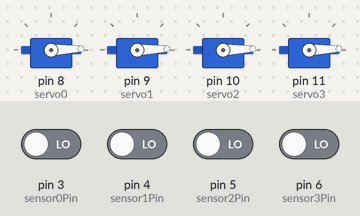
The sketch below on a simulated Arduino Uno, built with avr-gcc and run on an emulated ATmega328P. On the bench: 4 × servo. The inputs (shaded band) are chosen by the test bench; at power-on: pin 3 (sensor0Pin), pin 4 (sensor1Pin), pin 5 (sensor2Pin), pin 6 (sensor3Pin) LOW. What the sketch prints to the serial monitor is not drawn.

Above: at 1.2 s.
1.3 s: pin 3 (sensor0Pin) driven HIGH
At 1.9 s:
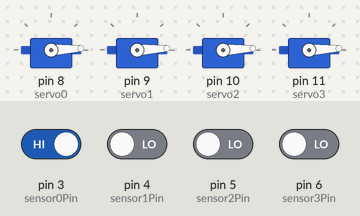
4.3 s: pin 4 (sensor1Pin) driven HIGH
At 7.2 s:
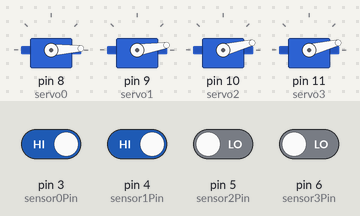
7.3 s: pin 5 (sensor2Pin) driven HIGH
At 8.0 s:
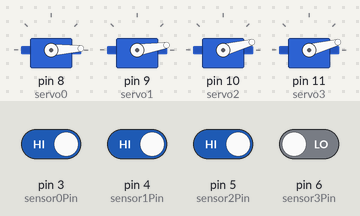
10.3 s: pin 6 (sensor3Pin) driven HIGH
At 11.6 s:
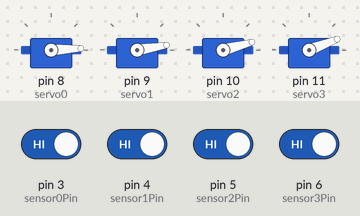
Timing chart, 0 to 13.2 s (numbered marks = the images above; inputs shaded):
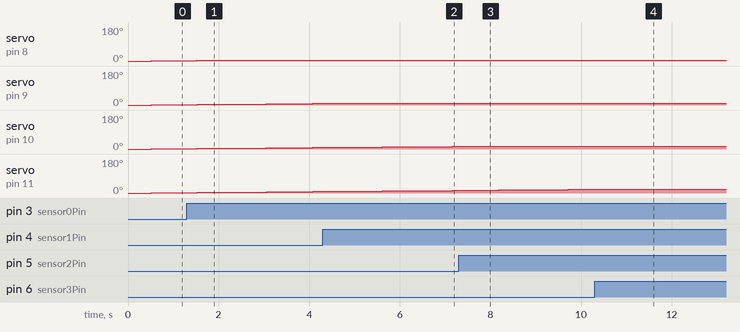

Measured:
- after the input at 1.3 s, servo on pin 8 (servo0): goes on until 1.5 s, then stays 3°
- after the input at 4.3 s, servo on pin 9 (servo1): goes on until 4.6 s, then stays 9°
- after the input at 7.3 s, servo on pin 10 (servo2): goes on until 7.7 s, then stays 15°
- after the input at 10.3 s, servo on pin 11 (servo3): goes on until 10.8 s, then stays 21°

The sketch:

themainprog.ino
```cpp
//additional edits by elizabeth
#include <Servo.h>

//------------------------Declared Variables-------------------
Servo servo0;
Servo servo1;
Servo servo2;
Servo servo3;

const int delayTime = 500;
int pos = 0;

int sensor0Pin = 3;
int sensor1Pin = 4;
int sensor2Pin = 5;
int sensor3Pin = 6;

int degree0 = 0;
int degree1 = 270;
int degree2 = 180;
int degree3 = 90;

int sensor0firefound;
int sensor1firefound;
int sensor2firefound;
int sensor3firefound;

int numDetection = 0;

int thetaFinal;
int x1final;
int y1final;
int phiFinal;
int x2final;
int y2final;
int xAnsFinal;
int yAnsFinal;


void rotatingLimit(){
   if (degree0 == 90){
    Serial.print("done");
    while (1 == 1){

    }
  }
}
//------------------------Sol's ACTUAL Code---------------------


void getCoord(int x1, int y1, int x2, int y2, float theta, float phi, float xAns, float yAns) {
  theta = theta * 3.14159 / 180;
  phi = phi * 3.14159 / 180;
  float slope1 = tan(theta);
  float slope2 = tan(phi);

  int C = (y1 - y2);
  int B = (slope2 * x2) - (slope1 * x1);
  xAns = (C + B) / (slope2 - slope1);
  yAns = slope1 * (xAns - x1) + y1;
}


//----------------------Sol's Variables & Parameters-------------

void mathInput(int degree, int xcoor, int ycoor){
  if (numDetection == 1){
    degree = thetaFinal;
    xcoor = x1final;
    ycoor = y1final;
  }
  if (numDetection == 2){
    degree = phiFinal;
    xcoor = x2final;
    ycoor = y2final;
  }
}

//------------------------Ami's STUB Function-------------------
void setservo0(int degree) {
  servo0.write(degree);
}

int setservo1(int degree) {
  int theDegrees = degree - 270;
  servo1.write(theDegrees);
}

int setservo2(int degree) {
  int theDegrees = degree -180;
  servo2.write(theDegrees);
}

int setservo3(int degree) {
  int theDegrees = degree - 90;
  servo3.write(theDegrees);
}

//--------------------------------------------------------------


void setup() {
  Serial.begin(9600);
  pinMode(sensor0Pin, INPUT);
  pinMode(sensor1Pin, INPUT);
  pinMode(sensor2Pin, INPUT);
  pinMode(sensor3Pin, INPUT);
  servo0.attach(8);
  servo1.attach(9);
  servo2.attach(10);
  servo3.attach(11);
}

//--------------------Elizabeth's STUB Function-------------------
int getsensordata0(int pin) {
  digitalRead(pin);
  if(digitalRead(pin) == HIGH){
    return(1);
  }
  else if(digitalRead(pin) == LOW){
    return(0);
  }
}

int getsensordata1(int pin) {
  digitalRead(pin);
  if(digitalRead(pin) == HIGH){
    return(1);
  }
  else if(digitalRead(pin) == LOW){
    return(0);
  }
}

int getsensordata2(int pin) {
  digitalRead(pin);
  if(digitalRead(pin) == HIGH){
    return(1);
  }
  else if(digitalRead(pin) == LOW){
    return(0);
  }
}

int getsensordata3(int pin) {
  digitalRead(pin);
  if(digitalRead(pin) == HIGH){
    return(1);
  }
  else if(digitalRead(pin) == LOW){
    return(0);
  }
}

//-----------------------------------------------------------------

void detectionLimit(){
    if (numDetection > 2){
    numDetection = 2;
  }
}

//------------------------Aida's Main Loop Function----------------
void loop() {

  rotatingLimit();

  setservo0(degree0);
  sensor0firefound = getsensordata0(sensor0Pin);
  Serial.print("servo 0  ");
  Serial.print(degree0  );
  Serial.print("  ");
  Serial.println(sensor0firefound  );
  if (sensor0firefound == 1){
    numDetection++;
    servo0.detach();
  }
  detectionLimit();
  mathInput(degree0, 0, 0);


  setservo1(degree1);
  sensor1firefound = getsensordata1(sensor1Pin);
  Serial.print("servo 1  ");
  Serial.print(degree1  );
  Serial.print("  ");
  Serial.println(sensor1firefound  );
  if (sensor1firefound == 1){
    numDetection++;
    servo1.detach();
  }
  detectionLimit();
  mathInput(degree1, 0, 20);


  setservo2(degree2);
  sensor2firefound = getsensordata2(sensor2Pin);
  Serial.print("servo 2  ");
  Serial.print(degree2  );
  Serial.print("  ");
  Serial.println(sensor2firefound  );
  if (sensor2firefound == 1){
    numDetection++;
    servo2.detach();
  }
  detectionLimit();
  mathInput(degree2, 40, 20);


  setservo3(degree3);
  sensor3firefound = getsensordata3(sensor3Pin);
  Serial.print("servo 3  ");
  Serial.print(degree3  );
  Serial.print("  ");
  Serial.println(sensor3firefound);
  if (sensor3firefound == 1){
    numDetection++;
    servo3.detach();
  }
  detectionLimit();
  mathInput(degree3, 40, 0);


  Serial.println("=====");

  degree0 = degree0 + 1;
  degree1 = degree1 + 1;
  degree2 = degree2 + 1;
  degree3 = degree3 + 1;


  if (numDetection == 2){
    getCoord(x1final, y1final, x2final, y2final, thetaFinal, phiFinal, xAnsFinal, yAnsFinal);
    Serial.print(xAnsFinal);
    Serial.print(", ");
    Serial.print(yAnsFinal);
  }

    delay(delayTime);

}
```
